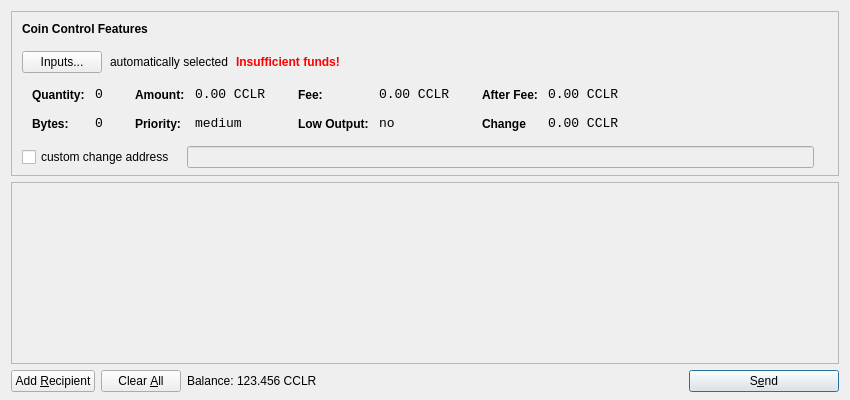
<?xml version="1.0" encoding="UTF-8"?>
<ui version="4.0">
 <class>SendCoinsDialog</class>
 <widget class="QDialog" name="SendCoinsDialog">
  <property name="geometry">
   <rect>
    <x>0</x>
    <y>0</y>
    <width>850</width>
    <height>400</height>
   </rect>
  </property>
  <property name="windowTitle">
   <string>Send Coins</string>
  </property>
  <layout class="QVBoxLayout" name="verticalLayout" stretch="0,1,0">
   <property name="bottomMargin">
    <number>8</number>
   </property>
   <item>
    <widget class="QFrame" name="frameCoinControl">
     <property name="sizePolicy">
      <sizepolicy hsizetype="Expanding" vsizetype="Expanding">
       <horstretch>0</horstretch>
       <verstretch>0</verstretch>
      </sizepolicy>
     </property>
     <property name="maximumSize">
      <size>
       <width>16777215</width>
       <height>16777215</height>
      </size>
     </property>
     <property name="frameShape">
      <enum>QFrame::StyledPanel</enum>
     </property>
     <property name="frameShadow">
      <enum>QFrame::Sunken</enum>
     </property>
     <layout class="QVBoxLayout" name="verticalLayoutCoinControl2">
      <property name="spacing">
       <number>-1</number>
      </property>
      <property name="leftMargin">
       <number>0</number>
      </property>
      <property name="topMargin">
       <number>0</number>
      </property>
      <property name="rightMargin">
       <number>0</number>
      </property>
      <property name="bottomMargin">
       <number>6</number>
      </property>
      <item>
       <layout class="QVBoxLayout" name="verticalLayoutCoinControl" stretch="0,0,0,0,1">
        <property name="spacing">
         <number>0</number>
        </property>
        <property name="leftMargin">
         <number>10</number>
        </property>
        <property name="topMargin">
         <number>10</number>
        </property>
        <item>
         <layout class="QHBoxLayout" name="horizontalLayoutCoinControl1">
          <property name="bottomMargin">
           <number>15</number>
          </property>
          <item>
           <widget class="QLabel" name="labelCoinControlFeatures">
            <property name="sizePolicy">
             <sizepolicy hsizetype="Preferred" vsizetype="Maximum">
              <horstretch>0</horstretch>
              <verstretch>0</verstretch>
             </sizepolicy>
            </property>
            <property name="font">
             <font>
              <weight>75</weight>
              <bold>true</bold>
             </font>
            </property>
            <property name="styleSheet">
             <string notr="true">font-weight:bold;</string>
            </property>
            <property name="text">
             <string>Coin Control Features</string>
            </property>
           </widget>
          </item>
         </layout>
        </item>
        <item>
         <layout class="QHBoxLayout" name="horizontalLayoutCoinControl2" stretch="0,0,0,0">
          <property name="spacing">
           <number>8</number>
          </property>
          <property name="bottomMargin">
           <number>10</number>
          </property>
          <item>
           <widget class="QPushButton" name="pushButtonCoinControl">
            <property name="styleSheet">
             <string notr="true"/>
            </property>
            <property name="text">
             <string>Inputs...</string>
            </property>
           </widget>
          </item>
          <item>
           <widget class="QLabel" name="labelCoinControlAutomaticallySelected">
            <property name="text">
             <string>automatically selected</string>
            </property>
            <property name="margin">
             <number>5</number>
            </property>
           </widget>
          </item>
          <item>
           <widget class="QLabel" name="labelCoinControlInsuffFunds">
            <property name="font">
             <font>
              <weight>75</weight>
              <bold>true</bold>
             </font>
            </property>
            <property name="styleSheet">
             <string notr="true">color:red;font-weight:bold;</string>
            </property>
            <property name="text">
             <string>Insufficient funds!</string>
            </property>
            <property name="margin">
             <number>5</number>
            </property>
           </widget>
          </item>
          <item>
           <spacer name="horizontalSpacerCoinControl">
            <property name="orientation">
             <enum>Qt::Horizontal</enum>
            </property>
            <property name="sizeHint" stdset="0">
             <size>
              <width>40</width>
              <height>1</height>
             </size>
            </property>
           </spacer>
          </item>
         </layout>
        </item>
        <item>
         <widget class="QWidget" name="widgetCoinControl" native="true">
          <property name="sizePolicy">
           <sizepolicy hsizetype="Preferred" vsizetype="Preferred">
            <horstretch>0</horstretch>
            <verstretch>0</verstretch>
           </sizepolicy>
          </property>
          <property name="minimumSize">
           <size>
            <width>0</width>
            <height>0</height>
           </size>
          </property>
          <property name="styleSheet">
           <string notr="true"/>
          </property>
          <layout class="QHBoxLayout" name="horizontalLayoutCoinControl5">
           <property name="margin">
            <number>0</number>
           </property>
           <item>
            <layout class="QHBoxLayout" name="horizontalLayoutCoinControl3" stretch="0,0,0,1">
             <property name="spacing">
              <number>20</number>
             </property>
             <property name="topMargin">
              <number>0</number>
             </property>
             <property name="bottomMargin">
              <number>10</number>
             </property>
             <item>
              <layout class="QFormLayout" name="formLayoutCoinControl1">
               <property name="horizontalSpacing">
                <number>10</number>
               </property>
               <property name="verticalSpacing">
                <number>14</number>
               </property>
               <property name="leftMargin">
                <number>10</number>
               </property>
               <property name="topMargin">
                <number>4</number>
               </property>
               <property name="rightMargin">
                <number>6</number>
               </property>
               <item row="0" column="0">
                <widget class="QLabel" name="labelCoinControlQuantityText">
                 <property name="styleSheet">
                  <string notr="true">font-weight:bold;</string>
                 </property>
                 <property name="text">
                  <string>Quantity:</string>
                 </property>
                 <property name="margin">
                  <number>0</number>
                 </property>
                </widget>
               </item>
               <item row="0" column="1">
                <widget class="QLabel" name="labelCoinControlQuantity">
                 <property name="font">
                  <font>
                   <family>Monospace</family>
                   <pointsize>10</pointsize>
                  </font>
                 </property>
                 <property name="cursor">
                  <cursorShape>IBeamCursor</cursorShape>
                 </property>
                 <property name="contextMenuPolicy">
                  <enum>Qt::ActionsContextMenu</enum>
                 </property>
                 <property name="text">
                  <string>0</string>
                 </property>
                 <property name="margin">
                  <number>0</number>
                 </property>
                 <property name="textInteractionFlags">
                  <set>Qt::LinksAccessibleByMouse|Qt::TextSelectableByKeyboard|Qt::TextSelectableByMouse</set>
                 </property>
                </widget>
               </item>
               <item row="1" column="0">
                <widget class="QLabel" name="labelCoinControlBytesText">
                 <property name="styleSheet">
                  <string notr="true">font-weight:bold;</string>
                 </property>
                 <property name="text">
                  <string>Bytes:</string>
                 </property>
                </widget>
               </item>
               <item row="1" column="1">
                <widget class="QLabel" name="labelCoinControlBytes">
                 <property name="font">
                  <font>
                   <family>Monospace</family>
                   <pointsize>10</pointsize>
                  </font>
                 </property>
                 <property name="cursor">
                  <cursorShape>IBeamCursor</cursorShape>
                 </property>
                 <property name="contextMenuPolicy">
                  <enum>Qt::ActionsContextMenu</enum>
                 </property>
                 <property name="text">
                  <string>0</string>
                 </property>
                 <property name="textInteractionFlags">
                  <set>Qt::LinksAccessibleByMouse|Qt::TextSelectableByKeyboard|Qt::TextSelectableByMouse</set>
                 </property>
                </widget>
               </item>
              </layout>
             </item>
             <item>
              <layout class="QFormLayout" name="formLayoutCoinControl2">
               <property name="horizontalSpacing">
                <number>10</number>
               </property>
               <property name="verticalSpacing">
                <number>14</number>
               </property>
               <property name="leftMargin">
                <number>6</number>
               </property>
               <property name="topMargin">
                <number>4</number>
               </property>
               <property name="rightMargin">
                <number>6</number>
               </property>
               <item row="0" column="0">
                <widget class="QLabel" name="labelCoinControlAmountText">
                 <property name="styleSheet">
                  <string notr="true">font-weight:bold;</string>
                 </property>
                 <property name="text">
                  <string>Amount:</string>
                 </property>
                 <property name="margin">
                  <number>0</number>
                 </property>
                </widget>
               </item>
               <item row="0" column="1">
                <widget class="QLabel" name="labelCoinControlAmount">
                 <property name="font">
                  <font>
                   <family>Monospace</family>
                   <pointsize>10</pointsize>
                  </font>
                 </property>
                 <property name="cursor">
                  <cursorShape>IBeamCursor</cursorShape>
                 </property>
                 <property name="contextMenuPolicy">
                  <enum>Qt::ActionsContextMenu</enum>
                 </property>
                 <property name="text">
                  <string notr="true">0.00 CCLR</string>
                 </property>
                 <property name="textInteractionFlags">
                  <set>Qt::LinksAccessibleByMouse|Qt::TextSelectableByKeyboard|Qt::TextSelectableByMouse</set>
                 </property>
                </widget>
               </item>
               <item row="1" column="0">
                <widget class="QLabel" name="labelCoinControlPriorityText">
                 <property name="styleSheet">
                  <string notr="true">font-weight:bold;</string>
                 </property>
                 <property name="text">
                  <string>Priority:</string>
                 </property>
                </widget>
               </item>
               <item row="1" column="1">
                <widget class="QLabel" name="labelCoinControlPriority">
                 <property name="font">
                  <font>
                   <family>Monospace</family>
                   <pointsize>10</pointsize>
                  </font>
                 </property>
                 <property name="cursor">
                  <cursorShape>IBeamCursor</cursorShape>
                 </property>
                 <property name="contextMenuPolicy">
                  <enum>Qt::ActionsContextMenu</enum>
                 </property>
                 <property name="text">
                  <string>medium</string>
                 </property>
                 <property name="textInteractionFlags">
                  <set>Qt::LinksAccessibleByMouse|Qt::TextSelectableByKeyboard|Qt::TextSelectableByMouse</set>
                 </property>
                </widget>
               </item>
              </layout>
             </item>
             <item>
              <layout class="QFormLayout" name="formLayoutCoinControl3">
               <property name="horizontalSpacing">
                <number>10</number>
               </property>
               <property name="verticalSpacing">
                <number>14</number>
               </property>
               <property name="leftMargin">
                <number>6</number>
               </property>
               <property name="topMargin">
                <number>4</number>
               </property>
               <property name="rightMargin">
                <number>6</number>
               </property>
               <item row="0" column="0">
                <widget class="QLabel" name="labelCoinControlFeeText">
                 <property name="styleSheet">
                  <string notr="true">font-weight:bold;</string>
                 </property>
                 <property name="text">
                  <string>Fee:</string>
                 </property>
                 <property name="margin">
                  <number>0</number>
                 </property>
                </widget>
               </item>
               <item row="0" column="1">
                <widget class="QLabel" name="labelCoinControlFee">
                 <property name="font">
                  <font>
                   <family>Monospace</family>
                   <pointsize>10</pointsize>
                  </font>
                 </property>
                 <property name="cursor">
                  <cursorShape>IBeamCursor</cursorShape>
                 </property>
                 <property name="contextMenuPolicy">
                  <enum>Qt::ActionsContextMenu</enum>
                 </property>
                 <property name="text">
                  <string notr="true">0.00 CCLR</string>
                 </property>
                 <property name="textInteractionFlags">
                  <set>Qt::LinksAccessibleByMouse|Qt::TextSelectableByKeyboard|Qt::TextSelectableByMouse</set>
                 </property>
                </widget>
               </item>
               <item row="1" column="0">
                <widget class="QLabel" name="labelCoinControlLowOutputText">
                 <property name="styleSheet">
                  <string notr="true">font-weight:bold;</string>
                 </property>
                 <property name="text">
                  <string>Low Output:</string>
                 </property>
                </widget>
               </item>
               <item row="1" column="1">
                <widget class="QLabel" name="labelCoinControlLowOutput">
                 <property name="font">
                  <font>
                   <family>Monospace</family>
                   <pointsize>10</pointsize>
                  </font>
                 </property>
                 <property name="cursor">
                  <cursorShape>IBeamCursor</cursorShape>
                 </property>
                 <property name="contextMenuPolicy">
                  <enum>Qt::ActionsContextMenu</enum>
                 </property>
                 <property name="text">
                  <string>no</string>
                 </property>
                 <property name="textInteractionFlags">
                  <set>Qt::LinksAccessibleByMouse|Qt::TextSelectableByKeyboard|Qt::TextSelectableByMouse</set>
                 </property>
                </widget>
               </item>
              </layout>
             </item>
             <item>
              <layout class="QFormLayout" name="formLayoutCoinControl4">
               <property name="horizontalSpacing">
                <number>10</number>
               </property>
               <property name="verticalSpacing">
                <number>14</number>
               </property>
               <property name="leftMargin">
                <number>6</number>
               </property>
               <property name="topMargin">
                <number>4</number>
               </property>
               <property name="rightMargin">
                <number>6</number>
               </property>
               <item row="0" column="0">
                <widget class="QLabel" name="labelCoinControlAfterFeeText">
                 <property name="styleSheet">
                  <string notr="true">font-weight:bold;</string>
                 </property>
                 <property name="text">
                  <string>After Fee:</string>
                 </property>
                 <property name="margin">
                  <number>0</number>
                 </property>
                </widget>
               </item>
               <item row="0" column="1">
                <widget class="QLabel" name="labelCoinControlAfterFee">
                 <property name="font">
                  <font>
                   <family>Monospace</family>
                   <pointsize>10</pointsize>
                  </font>
                 </property>
                 <property name="cursor">
                  <cursorShape>IBeamCursor</cursorShape>
                 </property>
                 <property name="contextMenuPolicy">
                  <enum>Qt::ActionsContextMenu</enum>
                 </property>
                 <property name="text">
                  <string notr="true">0.00 CCLR</string>
                 </property>
                 <property name="textInteractionFlags">
                  <set>Qt::LinksAccessibleByMouse|Qt::TextSelectableByKeyboard|Qt::TextSelectableByMouse</set>
                 </property>
                </widget>
               </item>
               <item row="1" column="0">
                <widget class="QLabel" name="labelCoinControlChangeText">
                 <property name="styleSheet">
                  <string notr="true">font-weight:bold;</string>
                 </property>
                 <property name="text">
                  <string>Change</string>
                 </property>
                </widget>
               </item>
               <item row="1" column="1">
                <widget class="QLabel" name="labelCoinControlChange">
                 <property name="font">
                  <font>
                   <family>Monospace</family>
                   <pointsize>10</pointsize>
                  </font>
                 </property>
                 <property name="cursor">
                  <cursorShape>IBeamCursor</cursorShape>
                 </property>
                 <property name="contextMenuPolicy">
                  <enum>Qt::ActionsContextMenu</enum>
                 </property>
                 <property name="text">
                  <string notr="true">0.00 CCLR</string>
                 </property>
                 <property name="textInteractionFlags">
                  <set>Qt::LinksAccessibleByMouse|Qt::TextSelectableByKeyboard|Qt::TextSelectableByMouse</set>
                 </property>
                </widget>
               </item>
              </layout>
             </item>
            </layout>
           </item>
          </layout>
         </widget>
        </item>
        <item>
         <layout class="QHBoxLayout" name="horizontalLayoutCoinControl4" stretch="0,0,0">
          <property name="spacing">
           <number>12</number>
          </property>
          <property name="sizeConstraint">
           <enum>QLayout::SetDefaultConstraint</enum>
          </property>
          <property name="topMargin">
           <number>5</number>
          </property>
          <property name="rightMargin">
           <number>5</number>
          </property>
          <item>
           <widget class="QCheckBox" name="checkBoxCoinControlChange">
            <property name="text">
             <string>custom change address</string>
            </property>
           </widget>
          </item>
          <item>
           <widget class="QLineEdit" name="lineEditCoinControlChange">
            <property name="enabled">
             <bool>false</bool>
            </property>
            <property name="sizePolicy">
             <sizepolicy hsizetype="Expanding" vsizetype="Fixed">
              <horstretch>0</horstretch>
              <verstretch>0</verstretch>
             </sizepolicy>
            </property>
           </widget>
          </item>
          <item>
           <widget class="QLabel" name="labelCoinControlChangeLabel">
            <property name="sizePolicy">
             <sizepolicy hsizetype="Preferred" vsizetype="Expanding">
              <horstretch>0</horstretch>
              <verstretch>0</verstretch>
             </sizepolicy>
            </property>
            <property name="minimumSize">
             <size>
              <width>0</width>
              <height>0</height>
             </size>
            </property>
            <property name="text">
             <string/>
            </property>
            <property name="margin">
             <number>3</number>
            </property>
           </widget>
          </item>
         </layout>
        </item>
        <item>
         <spacer name="verticalSpacerCoinControl">
          <property name="orientation">
           <enum>Qt::Vertical</enum>
          </property>
          <property name="sizeHint" stdset="0">
           <size>
            <width>800</width>
            <height>1</height>
           </size>
          </property>
         </spacer>
        </item>
       </layout>
      </item>
     </layout>
    </widget>
   </item>
   <item>
    <widget class="QScrollArea" name="scrollArea">
     <property name="widgetResizable">
      <bool>true</bool>
     </property>
     <widget class="QWidget" name="scrollAreaWidgetContents">
      <property name="geometry">
       <rect>
        <x>0</x>
        <y>0</y>
        <width>830</width>
        <height>165</height>
       </rect>
      </property>
      <layout class="QVBoxLayout" name="verticalLayout_2">
       <property name="margin">
        <number>0</number>
       </property>
       <item>
        <layout class="QVBoxLayout" name="entries">
         <property name="spacing">
          <number>6</number>
         </property>
        </layout>
       </item>
       <item>
        <spacer name="verticalSpacer">
         <property name="orientation">
          <enum>Qt::Vertical</enum>
         </property>
         <property name="sizeHint" stdset="0">
          <size>
           <width>20</width>
           <height>40</height>
          </size>
         </property>
        </spacer>
       </item>
      </layout>
     </widget>
    </widget>
   </item>
   <item>
    <layout class="QHBoxLayout" name="horizontalLayout">
     <item>
      <widget class="QPushButton" name="addButton">
       <property name="toolTip">
        <string>Send to multiple recipients at once</string>
       </property>
       <property name="text">
        <string>Add &amp;Recipient</string>
       </property>
       <property name="autoDefault">
        <bool>false</bool>
       </property>
      </widget>
     </item>
     <item>
      <widget class="QPushButton" name="clearButton">
       <property name="sizePolicy">
        <sizepolicy hsizetype="Minimum" vsizetype="Fixed">
         <horstretch>0</horstretch>
         <verstretch>0</verstretch>
        </sizepolicy>
       </property>
       <property name="toolTip">
        <string>Remove all transaction fields</string>
       </property>
       <property name="text">
        <string>Clear &amp;All</string>
       </property>
       <property name="autoRepeatDelay">
        <number>300</number>
       </property>
       <property name="autoDefault">
        <bool>false</bool>
       </property>
      </widget>
     </item>
     <item>
      <layout class="QHBoxLayout" name="horizontalLayout_2">
       <property name="spacing">
        <number>3</number>
       </property>
       <item>
        <widget class="QLabel" name="label">
         <property name="sizePolicy">
          <sizepolicy hsizetype="Preferred" vsizetype="Fixed">
           <horstretch>0</horstretch>
           <verstretch>0</verstretch>
          </sizepolicy>
         </property>
         <property name="text">
          <string>Balance:</string>
         </property>
        </widget>
       </item>
       <item>
        <widget class="QLabel" name="labelBalance">
         <property name="sizePolicy">
          <sizepolicy hsizetype="Preferred" vsizetype="Fixed">
           <horstretch>0</horstretch>
           <verstretch>0</verstretch>
          </sizepolicy>
         </property>
         <property name="cursor">
          <cursorShape>IBeamCursor</cursorShape>
         </property>
         <property name="text">
          <string notr="true">123.456 CCLR</string>
         </property>
         <property name="textInteractionFlags">
          <set>Qt::LinksAccessibleByMouse|Qt::TextSelectableByKeyboard|Qt::TextSelectableByMouse</set>
         </property>
        </widget>
       </item>
      </layout>
     </item>
     <item>
      <spacer name="horizontalSpacer">
       <property name="orientation">
        <enum>Qt::Horizontal</enum>
       </property>
       <property name="sizeHint" stdset="0">
        <size>
         <width>40</width>
         <height>20</height>
        </size>
       </property>
      </spacer>
     </item>
     <item>
      <widget class="QPushButton" name="sendButton">
       <property name="minimumSize">
        <size>
         <width>150</width>
         <height>0</height>
        </size>
       </property>
       <property name="toolTip">
        <string>Confirm the send action</string>
       </property>
       <property name="text">
        <string>S&amp;end</string>
       </property>
       <property name="icon">
        <iconset resource="../bitcoin.qrc">
         <normaloff>:/icons/send</normaloff>:/icons/send</iconset>
       </property>
       <property name="default">
        <bool>true</bool>
       </property>
      </widget>
     </item>
    </layout>
   </item>
  </layout>
 </widget>
 <resources>
  <include location="../bitcoin.qrc"/>
 </resources>
 <connections/>
</ui>
